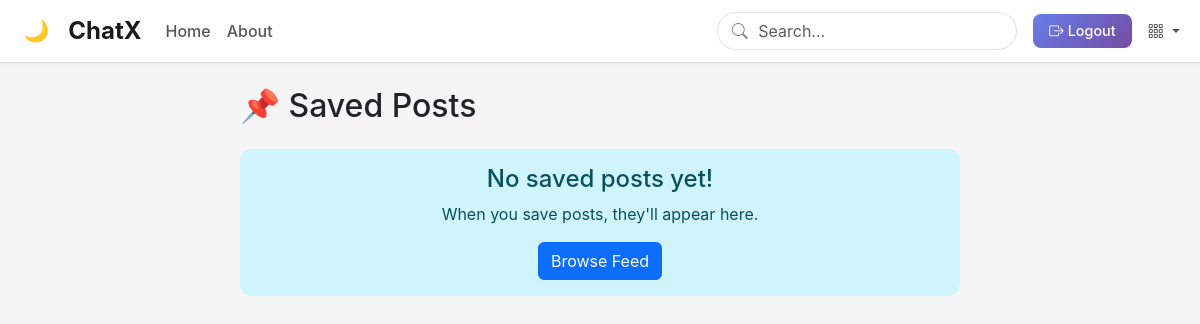
/saved/ (signed in), run on an earlier commit of the app's database.
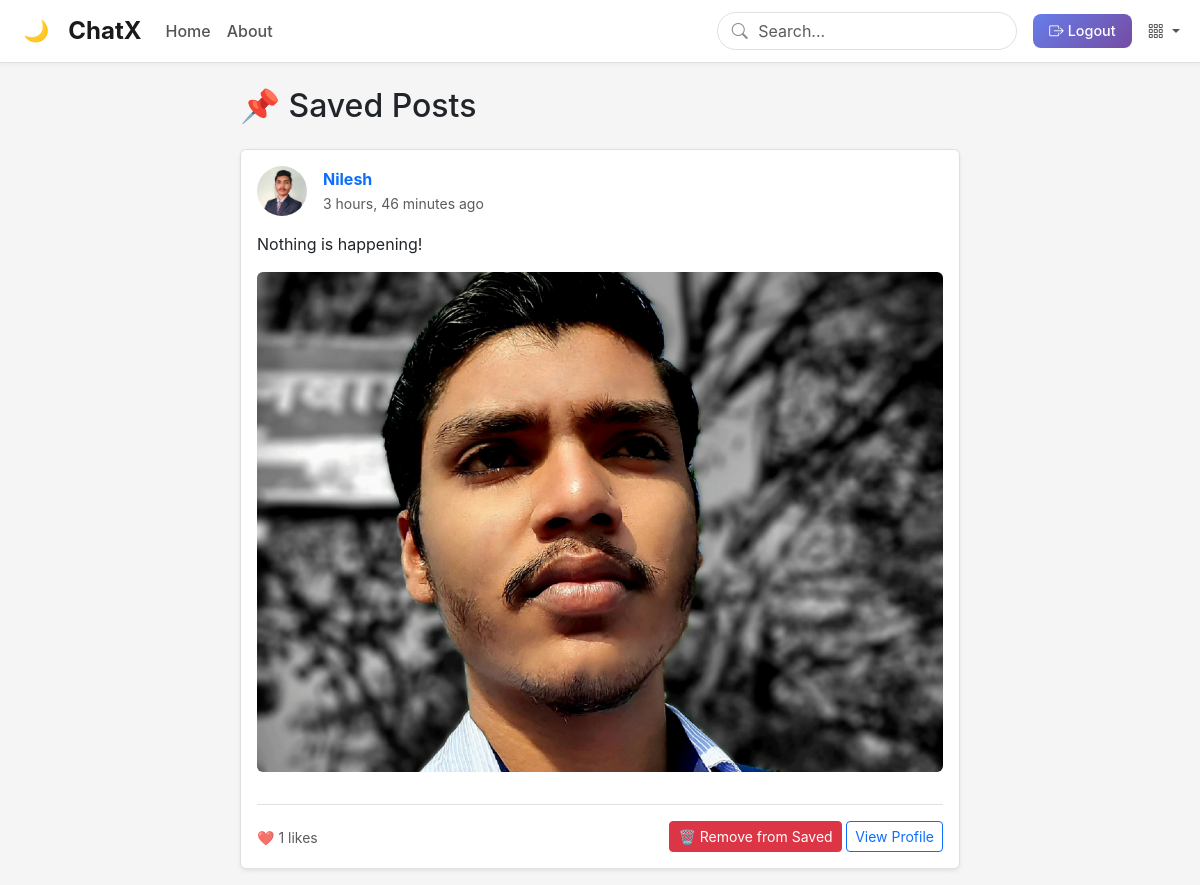
And on a later commit of the database.
### chatx/models.py (models this page shows, shortened)
class Post(models.Model):
    author = models.ForeignKey(User, on_delete=models.CASCADE)
    text = models.TextField(max_length=280)
    image = models.ImageField(upload_to='post_images/', blank=True, null=True)
    video = models.FileField(upload_to='post_videos/', blank=True, null=True)  # NEW
    created_at = models.DateTimeField(auto_now_add=True)
    likes = models.ManyToManyField(User, related_name='liked_posts', blank=True)
    saves = models.ManyToManyField(User, related_name='saved_posts', blank=True)
    class Meta:
        ordering = ['-created_at']
        verbose_name = "Post"
        verbose_name_plural = "Posts"

class Profile(models.Model):
    user = models.OneToOneField(User, on_delete=models.CASCADE)
    image = models.ImageField(upload_to='profile_pics', blank=True, null=True)
    bio = models.TextField(blank=True)
    follows = models.ManyToManyField('self', related_name='followed_by', symmetrical=False, blank=True)
    is_private = models.BooleanField(default=False)  # NEW - Private account setting

### chatx/views.py (the view)
# urls.py: path('saved/', chatx_views.saved_posts_view, name='saved_posts'),
@login_required
def saved_posts_view(request):
    saved_posts = request.user.saved_posts.all()
    return render(request, 'saved_posts.html', {'posts': saved_posts})

### templates/saved_posts.html
{% extends 'layout.html' %}
{% block content %}
<div class="container mt-4">
    <div class="row">
        <div class="col-md-8 offset-md-2">
            <h2 class="mb-4">📌 Saved Posts</h2>
            {% if posts %}
                {% for post in posts %}
                <div class="card mb-3 shadow-sm">
                    <div class="card-body">
                        <div class="d-flex align-items-center mb-3">
                            {% if post.author.profile.image %}
                                <img src="{{ post.author.profile.image.url }}"
                                     alt="{{ post.author.username }}"
                                     class="rounded-circle me-3"
                                     width="50" height="50"
                                     style="object-fit: cover;">
                            {% else %}
                                <img src="https://ui-avatars.com/api/?name={{ post.author.username }}&background=random&size=50"
                                     alt="{{ post.author.username }}"
                                     class="rounded-circle me-3"
                                     width="50" height="50">
                            {% endif %}
                            <div>
                                <a href="{% url 'profile' post.author.username %}" class="text-decoration-none">
                                    <strong>{{ post.author.username }}</strong>
                                </a>
                                <br>
                                <small class="text-muted">{{ post.created_at|timesince }} ago</small>
                            </div>
                        </div>
                        <p class="mb-3">{{ post.text }}</p>
                        {% if post.image %}
                        <img src="{{ post.image.url }}"
                             class="img-fluid rounded mb-3"
                             alt="Post image"
                             style="max-height: 500px; width: 100%; object-fit: cover;">
                        {% endif %}
                        <div class="d-flex justify-content-between align-items-center mt-3 pt-3 border-top">
                            <div>
                                <small class="text-muted">❤️ {{ post.likes.count }} likes</small>
                            </div>
                            <div>
                                <a href="{% url 'save_post' post.pk %}" class="btn btn-sm btn-danger">
                                    🗑️ Remove from Saved
                                </a>
                                <a href="{% url 'profile' post.author.username %}" class="btn btn-sm btn-outline-primary">
                                    View Profile
                                </a>
                            </div>
                        </div>
                    </div>
                </div>
                {% endfor %}
            {% else %}
                <div class="alert alert-info text-center">
                    <h4>No saved posts yet!</h4>
                    <p>When you save posts, they'll appear here.</p>
                    <a href="{% url 'post_list' %}" class="btn btn-primary">Browse Feed</a>
                </div>
            {% endif %}
        </div>
    </div>
</div>
{% endblock %}

What changed in the data, as far as the page shows it:
added Post: author.profile.image (picture), author.username "Nilesh", created_at "3 hours, 46 minutes", text "Nothing is happening!", image (picture), likes.count "1"
Also different on the page:
text no longer shown: "No saved posts yet! When you save posts, they'll appear here. Browse Feed"
